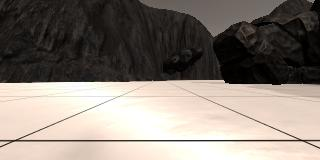
#> input picture calibration_images/example_grid1.jpg, 320 x 160 px
$ jupyter execute --allow-errors Rover_Project_Test_Notebook.ipynb   (shell and % lines are left out)   (older library calls are emulated)
#> lines starting #> are read from the running program, lines starting #| are printed output that depends on the picture; after the words box and inside, x2 and y2 are one past the last pixel; in counts of white or black regions, pixels touching at a corner belong together
## Rover Project Test Notebook
This notebook contains the functions from the lesson and provides the scaffolding you need to test out your mapping methods.  The steps you need to complete in this notebook for the project are the following:

* First just run each of the cells in the notebook, examine the code and the results of each.
* Run the simulator in "Training Mode" and record some data. Note: the simulator may crash if you try to record a large (longer than a few minutes) dataset, but you don't need a ton of data, just some example images to work with.
* Change the data directory path (2 cells below) to be the directory where you saved data
* Test out the functions provided on your data
* Write new functions (or modify existing ones) to report and map out detections of obstacles and rock samples (yellow rocks)
* Populate the `process_image()` function with the appropriate steps/functions to go from a raw image to a worldmap.
* Run the cell that calls `process_image()` using `moviepy` functions to create video output
* Once you have mapping working, move on to modifying `perception.py` and `decision.py` to allow your rover to navigate and map in autonomous mode!

**Note: If, at any point, you encounter frozen display windows or other confounding issues, you can always start again with a clean slate by going to the "Kernel" menu above and selecting "Restart & Clear Output".**

**Run the next cell to get code highlighting in the markdown cells.**

[cell 1]
#%matplotlib qt # Choose %matplotlib qt to plot to an interactive window (note it may show up behind your browser)
# Make some of the relevant imports
import cv2 # OpenCV for perspective transform
import numpy as np
import matplotlib.image as mpimg
import matplotlib.pyplot as plt
import scipy.misc # For saving images as needed
import glob  # For reading in a list of images from a folder

## Quick Look at the Data
There's some example data provided in the `test_dataset` folder.  This basic dataset is enough to get you up and running but if you want to hone your methods more carefully you should record some data of your own to sample various scenarios in the simulator.

Next, read in and display a random image from the `test_dataset` folder

[cell 2]
path = '../test_dataset/IMG/*'
img_list = glob.glob(path)
# Grab a random image and display it
#> (the rest of this cell did not finish here and is left out)

## Calibration Data
Read in and display example grid and rock sample calibration images.  You'll use the grid for perspective transform and the rock image for creating a new color selection that identifies these samples of interest.

[cell 3]
# In the simulator you can toggle on a grid on the ground for calibration
# You can also toggle on the rock samples with the 0 (zero) key.
# Here's an example of the grid and one of the rocks
example_grid = '../calibration_images/example_grid1.jpg'
example_rock = '../calibration_images/example_rock1.jpg'
grid_img = mpimg.imread(example_grid)
#> grid_img is the input picture: shape (160, 320, 3); mean R, G, B 135.1, 126.3, 118.3
rock_img = mpimg.imread(example_rock)
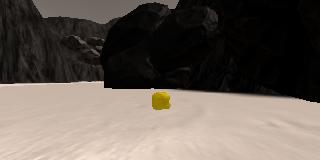
#> input picture calibration_images/example_rock1.jpg, 320 x 160 px
#> rock_img is the input picture: shape (160, 320, 3); mean R, G, B 102.3, 93, 85.2

fig = plt.figure(figsize=(12,3))
plt.subplot(121)
plt.imshow(grid_img)
plt.subplot(122)
plt.imshow(rock_img)
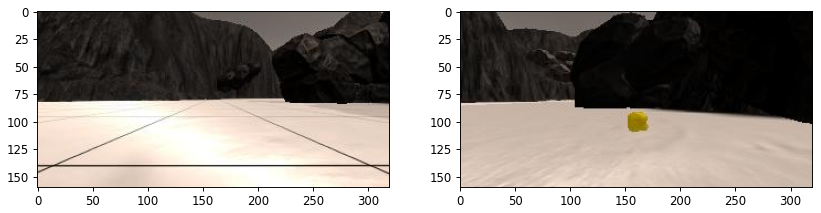
#> figure drawn by matplotlib, 2 panels

## Perspective Transform

Define the perspective transform function from the lesson and test it on an image.

[cell 4]
# Define a function to perform a perspective transform
# I've used the example grid image above to choose source points for the
# grid cell in front of the rover (each grid cell is 1 square meter in the sim)
# Define a function to perform a perspective transform
# [6 lines left out: function perspect_transform, not called in this run]


# Define calibration box in source (actual) and destination (desired) coordinates
# These source and destination points are defined to warp the image
# to a grid where each 10x10 pixel square represents 1 square meter
# The destination box will be 2*dst_size on each side
dst_size = 5
# Set a bottom offset to account for the fact that the bottom of the image
# is not the position of the rover but a bit in front of it
# this is just a rough guess, feel free to change it!
bottom_offset = 6
source = np.float32([[14, 140], [301 ,140],[200, 96], [118, 96]])
#> (the rest of this cell did not finish here and is left out)

## Color Thresholding
Define the color thresholding function from the lesson and apply it to the warped image

**TODO:** Ultimately, you want your map to not just include navigable terrain but also obstacles and the positions of the rock samples you're searching for.  Modify this function or write a new function that returns the pixel locations of obstacles (areas below the threshold) and rock samples (yellow rocks in calibration images), such that you can map these areas into world coordinates as well.
**Hints and Suggestion:**
* For obstacles you can just invert your color selection that you used to detect ground pixels, i.e., if you've decided that everything above the threshold is navigable terrain, then everthing below the threshold must be an obstacle!

* For rocks, think about imposing a lower and upper boundary in your color selection to be more specific about choosing colors.  You can investigate the colors of the rocks (the RGB pixel values) in an interactive matplotlib window to get a feel for the appropriate threshold range (keep in mind you may want different ranges for each of R, G and B!).  Feel free to get creative and even bring in functions from other libraries.  Here's an example of [color selection](http://opencv-python-tutroals.readthedocs.io/en/latest/py_tutorials/py_imgproc/py_colorspaces/py_colorspaces.html) using OpenCV.

* **Beware However:** if you start manipulating images with OpenCV, keep in mind that it defaults to `BGR` instead of `RGB` color space when reading/writing images, so things can get confusing.

[cell 5]
# Identify pixels above the threshold
# Threshold of RGB > 160 does a nice job of identifying ground pixels only
def color_thresh(img):

    hsv = cv2.cvtColor(img, cv2.COLOR_BGR2HSV)
#> hsv: shape (160, 320, 3); mean H, S, V 87.1, 59.9, 102.3
    lower_terrain = np.array([130,130,130])
    upper_terrain = np.array([255,255,255])


    threshed_terrain = cv2.inRange(img, lower_terrain, upper_terrain)
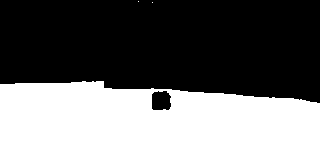
#> threshed_terrain: shape (160, 320); 43.1% white; 3 white regions (2 under 20 px), largest, box (x1, y1, x2, y2) and area: (0, 81, 320, 160) 22086

    #kernel = np.ones((5,5),np.uint8)
    #threshed_terrain = cv2.morphologyEx(threshed_terrain, cv2.MORPH_CLOSE, kernel)

    import skimage

    from skimage.filters import median
    from skimage.measure import regionprops
    from skimage.measure import label
    from skimage.morphology import rectangle

    threshed_terrain = skimage.filters.median(threshed_terrain,rectangle(3,7))
#> threshed_terrain: shape (160, 320); 43.1% white; 1 white region, box (x1, y1, x2, y2) and area: (0, 81, 320, 160) 22089

    bw_label = skimage.measure.label(threshed_terrain)
#> bw_label: shape (160, 320) int64; values 0 (black) and 1 (white), 43.1% white; 1 white region
    stats = skimage.measure.regionprops(bw_label,intensity_image = threshed_terrain)
#> stats = 1 regions; box (x1, y1, x2, y2) and area: (0, 81, 320, 160) 22089


    # take maximum area only
    max_area = 0

    for stat in stats:
        if stat.area > max_area:
            max_area = stat.area
            max_bbox = stat.bbox
            filled_image = stat.filled_image
            extent = stat.extent
            orientation = stat.orientation
            euler_number = stat.euler_number
            intensity_image = stat.intensity_image
#> this loop made 1 pass
#> (max_area, max_bbox, extent, orientation, euler_number) on pass 1: (22089, (81, 0, 160, 320), 0.874, 1.54, 0)
#> pass 1, in color_thresh, `filled_image = stat.filled_image`:
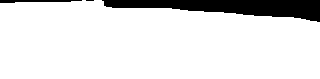
#> filled_image: shape (79, 320) bool; 88.6% white; 3 black regions (1 under 20 px), largest, box (x1, y1, x2, y2) and area: (102, 0, 320, 22) 2699, (0, 0, 82, 3) 168
#> pass 1, in color_thresh, `intensity_image = stat.intensity_image`:
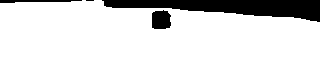
#> intensity_image: shape (79, 320); 87.4% white; 4 black regions (1 under 20 px), largest, box (x1, y1, x2, y2) and area: (102, 0, 320, 22) 2699, (152, 10, 171, 29) 316, (0, 0, 82, 3) 168
#> after the loop, euler_number = 0; extent = 0.874; max_area = 22089; orientation = 1.54

    try:
        (start_x, start_y, end_x, end_y) = max_bbox
#> start_x = 81; start_y = 0; end_x = 160; end_y = 320
        mask1 = np.zeros_like(threshed_terrain)
        mask2 = np.zeros_like(threshed_terrain)
        mask1[start_x:end_x,start_y:end_y] = intensity_image
        mask2[start_x:end_x,start_y:end_y] = filled_image
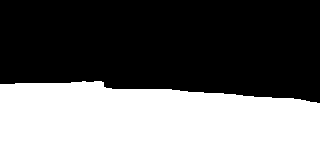
#> mask2: shape (160, 320); values 0 (black) and 1 (white), 43.8% white; 1 white region, box (x1, y1, x2, y2) and area: (0, 81, 320, 160) 22405

        threshed_terrain = mask2

    except:
        pass


    lower_rock = np.array([90,200,100])
    upper_rock = np.array([100, 255, 230])
    threshed_rock = cv2.inRange(hsv, lower_rock, upper_rock)
#> threshed_rock: shape (160, 320); 0.45% white; 1 white region, box (x1, y1, x2, y2) and area: (152, 93, 170, 109) 230
    kernel = np.ones((6,6),np.uint8)
    threshed_rock = cv2.dilate(threshed_rock,kernel,iterations = 1)
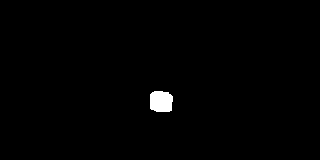
#> threshed_rock: shape (160, 320); 0.84% white; 1 white region, box (x1, y1, x2, y2) and area: (150, 91, 173, 112) 432

    bw_label = skimage.measure.label(threshed_rock)
#> bw_label: shape (160, 320) int64; values 0 (black) and 1 (white), 0.84% white; 1 white region
    stats = skimage.measure.regionprops(bw_label,intensity_image = threshed_rock)
#> stats = 1 regions; box (x1, y1, x2, y2) and area: (150, 91, 173, 112) 432

    # take maximum area only (incase there are more than one rock in an image)
    max_area = 0

    for stat in stats:
        if stat.area > max_area:
            max_area = stat.area
            max_bbox2 = stat.bbox
            filled_image2 = stat.filled_image
            intensity_image2 = stat.intensity_image
#> this loop made 1 pass
#> (max_area, max_bbox2) on pass 1: (432, (91, 150, 112, 173))
#> pass 1, in color_thresh, `filled_image2 = stat.filled_image`:
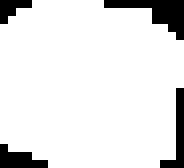
#> filled_image2: shape (21, 23) bool (shown 8 times larger); 89.4% white; 4 black regions (3 under 20 px), largest, box (x1, y1, x2, y2) and area: (13, 0, 23, 5) 21
#> after the loop, max_area = 432
    try:
        (start_x, start_y, end_x, end_y) = max_bbox2
#> start_x = 91; start_y = 150; end_x = 112; end_y = 173
        mask1 = np.zeros_like(threshed_rock)
        mask2 = np.zeros_like(threshed_rock)
        mask1[start_x:end_x,start_y:end_y] = intensity_image2
        mask2[start_x:end_x,start_y:end_y] = filled_image2
        threshed_rock = mask2
    except:
        pass

    print(max_area)
#| 432.0
    lower_sky = np.array([80,1,90])
    upper_sky = np.array([200, 40, 140])
    threshed_sky = cv2.inRange(hsv, lower_sky, upper_sky)
#> threshed_sky: shape (160, 320); 4.1% white; 24 white regions (23 under 20 px), largest, box (x1, y1, x2, y2) and area: (32, 0, 179, 24) 1996
    threshed_sky = cv2.morphologyEx(threshed_sky, cv2.MORPH_OPEN, kernel)
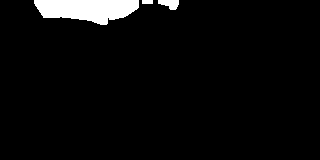
#> threshed_sky: shape (160, 320); 4.1% white; 3 white regions, box (x1, y1, x2, y2) and area: (34, 0, 139, 25) 1893, (158, 0, 179, 10) 146, (142, 0, 153, 4) 44


    threshed_obstacle = np.logical_not(np.logical_or(np.logical_or(threshed_terrain,threshed_sky),threshed_rock))
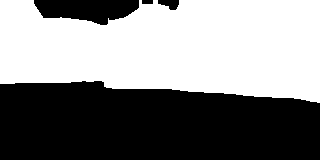
#> threshed_obstacle: shape (160, 320) bool; 52.2% white; 4 black regions, box (x1, y1, x2, y2) and area: (0, 81, 320, 160) 22405, (34, 0, 139, 25) 1893, (158, 0, 179, 10) 146, (142, 0, 153, 4) 44


    #bw_obstacle = cv2.morphologyEx(bw_obstacle, cv2.MORPH_OPEN, kernel)

    return (threshed_terrain*255, threshed_obstacle*255, threshed_rock*255)

threshed_terrain,threshed_obstacle,threshed_rock = color_thresh(rock_img)

fig = plt.figure(figsize=(15,6))
plt.subplot(241)
plt.imshow(rock_img)
plt.title('rgb image')
plt.subplot(242)
plt.imshow(threshed_terrain,cmap='gray')
plt.title('nav_terrain')
plt.subplot(243)
plt.imshow(threshed_obstacle,cmap='gray')
plt.title('obstacle')
plt.subplot(244)
plt.imshow(threshed_rock,cmap='gray')
plt.title('rock_sample')

#> (the rest of this cell did not finish here and is left out)
